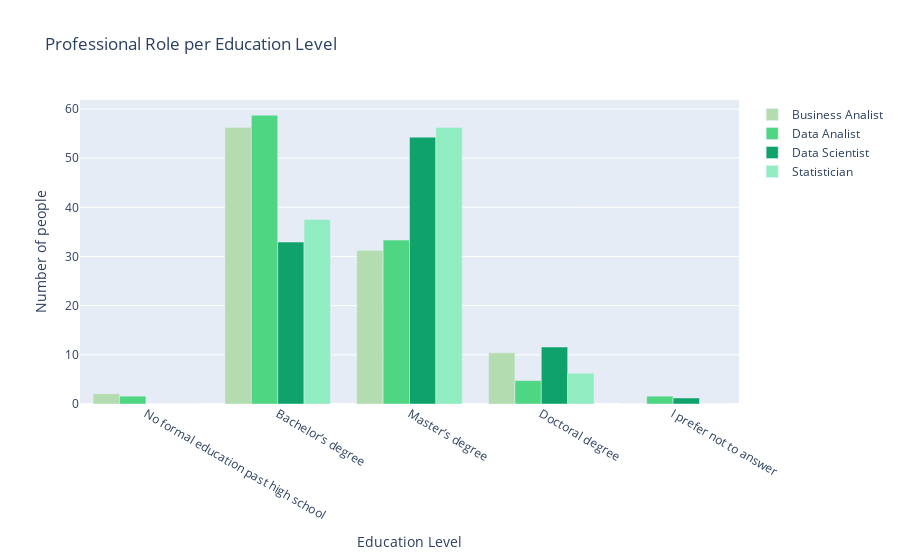

The code cell stored with this chart in its notebook:
### Code cell
trace1= go.Bar(x= brazil_data_roles['educational_level'][1:6], 
                y= brazil_data_roles['Business Analyst'][1:6].values,
                name = 'Business Analist',
                marker = dict(
                    color='#b3ddb0'))
trace2= go.Bar(x= brazil_data_roles['educational_level'][1:6], 
                y= brazil_data_roles['Data Analyst'][1:6].values,
                name = 'Data Analist',
                marker = dict(
                    color='#4FD683'))
trace3= go.Bar(x= brazil_data_roles['educational_level'][1:6], 
                y= brazil_data_roles['Data Scientist'][1:6].values,
                name = 'Data Scientist',
                marker = dict(
                    color='#0fa36b'))
trace4= go.Bar(x= brazil_data_roles['educational_level'][1:6], 
                y= brazil_data_roles['Statistician'][1:6].values,
                name = 'Statistician',
                marker = dict(
                    color='#90ECC1'))

plot = [trace1, trace2,trace3,trace4]

layout = go.Layout(
    barmode='group',title='Professional Role per Education Level',yaxis_title='Number of people',
    xaxis_title='Education Level'
)

fig = go.Figure(data=plot, layout=layout)
py.offline.iplot(fig, filename='horizontal-bar')

### Figure 1 — Plotly figure (JSON) as saved in the notebook; plotly's stock layout.template omitted (floating-point values rounded to 4 significant figures)
{"data": [{"marker": {"color": "#b3ddb0"}, "name": "Business Analist", "type": "bar", "x": ["No formal education past high school", "Bachelor’s degree", "Master’s degree", "Doctoral degree", "I prefer not to answer"], "y": [2.08, 56.25, 31.25, 10.42, 0]}, {"marker": {"color": "#4FD683"}, "name": "Data Analist", "type": "bar", "x": ["No formal education past high school", "Bachelor’s degree", "Master’s degree", "Doctoral degree", "I prefer not to answer"], "y": [1.59, 58.73, 33.33, 4.76, 1.59]}, {"marker": {"color": "#0fa36b"}, "name": "Data Scientist", "type": "bar", "x": ["No formal education past high school", "Bachelor’s degree", "Master’s degree", "Doctoral degree", "I prefer not to answer"], "y": [0, 32.93, 54.27, 11.59, 1.22]}, {"marker": {"color": "#90ECC1"}, "name": "Statistician", "type": "bar", "x": ["No formal education past high school", "Bachelor’s degree", "Master’s degree", "Doctoral degree", "I prefer not to answer"], "y": [0, 37.5, 56.25, 6.25, 0]}], "layout": {"barmode": "group", "title": {"text": "Professional Role per Education Level"}, "xaxis": {"title": {"text": "Education Level"}}, "yaxis": {"title": {"text": "Number of people"}}}}
